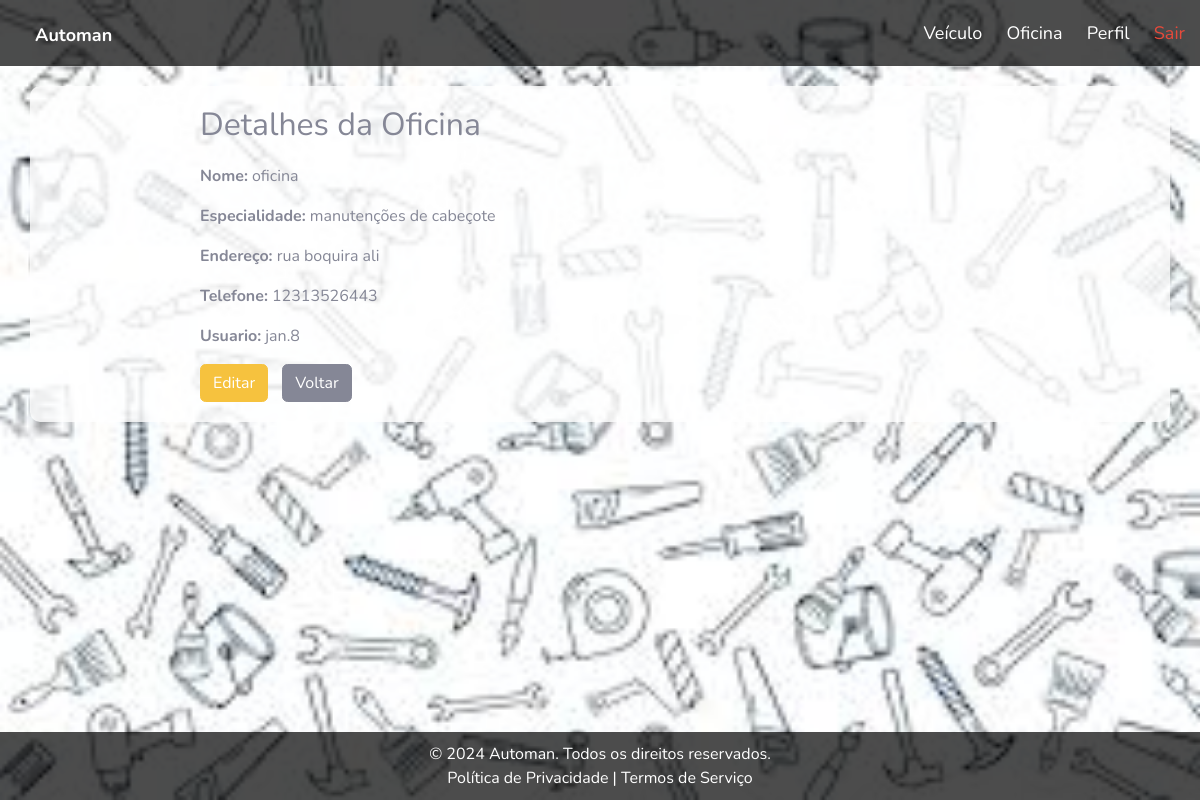
Page /oficina/detalhe/1/ (signed in) on the committed database.
### oficina/models.py (models this page shows, shortened)
class Oficina(models.Model):
    nome = models.CharField(max_length=200)
    endereco = models.CharField(max_length=500)
    telefone = models.CharField(max_length=11)
    especialidade = models.CharField(max_length=100)
    usuario = models.ForeignKey(User, on_delete=models.CASCADE)

### oficina/views.py (the view)
# urls.py: path('detalhe/<int:id>/', views.oficinaDetalhe, name='oficinaDetalhe'),
def oficinaDetalhe(request, id):
    oficina = get_object_or_404(Oficina, id=id)
    return render(request, 'oficina/oficinaDetalhe.html', {'oficina': oficina})

### templates/oficina/oficinaDetalhe.html (shortened to what this page needs)
{% load static %}
<!DOCTYPE html>
<html lang="en">
<head>
    <link href="{% static 'vendor/fontawesome-free/css/all.min.css' %}" rel="stylesheet" type="text/css">
    <link href="{% static 'css/sb-admin-2.min.css' %}" rel="stylesheet">
</head>
<body id="page-top">
    <nav>
        <div class="logo">
            <a href="{% url 'manuListar' %}">Automan</a>
        </div>
        <div class="nav-links">
            <a href="{% url 'veiculoListar' %}">Veículo</a>
            <a href="{% url 'oficinaListar' %}">Oficina</a>
            {% if user.is_authenticated %}
                <a href="{% url 'user_detail' user.id %}">Perfil</a>
                <a href="{% url 'userlogout' %}" class="text-danger">Sair</a>
            {% else %}
                <a href="{% url 'user_login' %}">Entrar</a>
                <a href="{% url 'addUser' %}">Cadastrar</a>
            {% endif %}
        </div>
    </nav>
    <div class="container">
        <div class="detail-container">
            <h2>Detalhes da Oficina</h2>
            <p><strong>Nome:</strong> {{ oficina.nome }}</p>
            <p><strong>Especialidade:</strong> {{ oficina.especialidade }}</p>
            <p><strong>Endereço:</strong> {{ oficina.endereco }}</p>
            <p><strong>Telefone:</strong> {{ oficina.telefone }}</p>
            <p><strong>Usuario:</strong> {{ oficina.usuario }}</p>
            <a href="{% url 'oficinaEditar' oficina.id %}" class="btn btn-warning">Editar</a>
            <a href="{% url 'oficinaListar' %}" class="btn btn-secondary">Voltar</a>
        </div>
    </div>
    <footer>
        <p>&copy; 2024 Automan. Todos os direitos reservados.</p>
        <p>Política de Privacidade | Termos de Serviço</p>
    </footer>
</body>
</html>

### rows in the picture
Oficina: nome "oficina", especialidade "manutenções de cabeçote", endereco "rua boquira ali", telefone "12313526443", usuario "jan.8"
